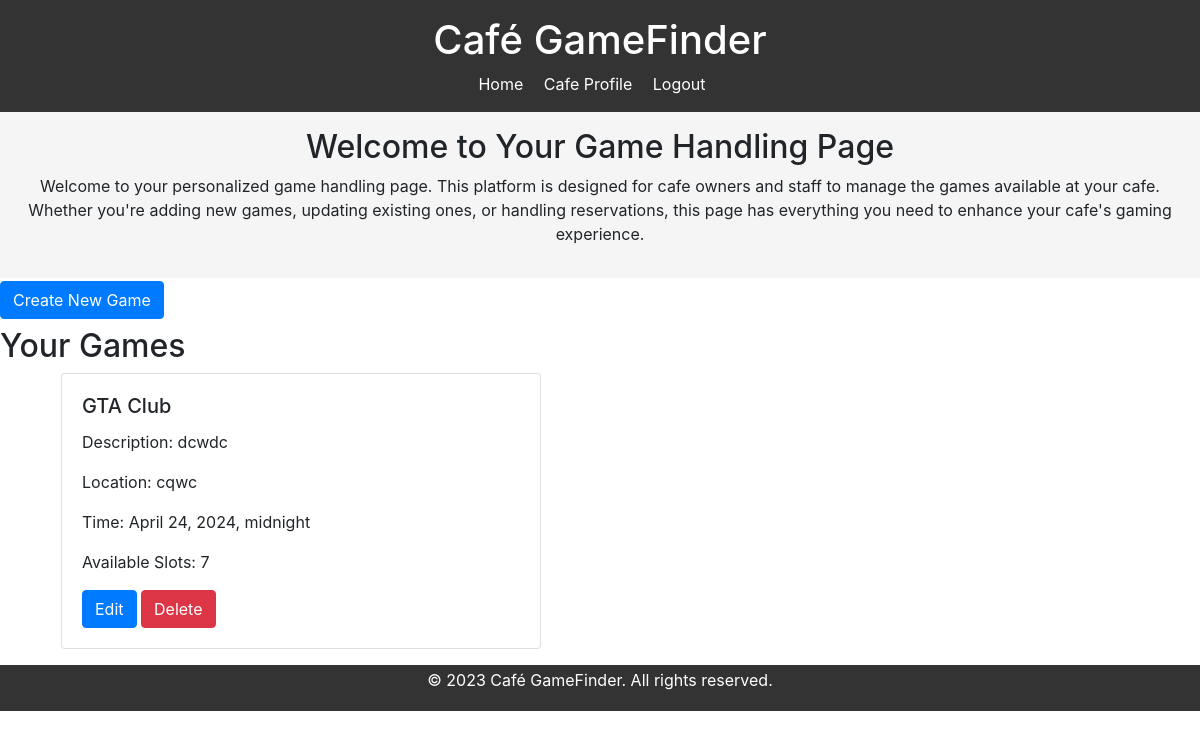
/ (signed in), run on an earlier commit of the app's database.
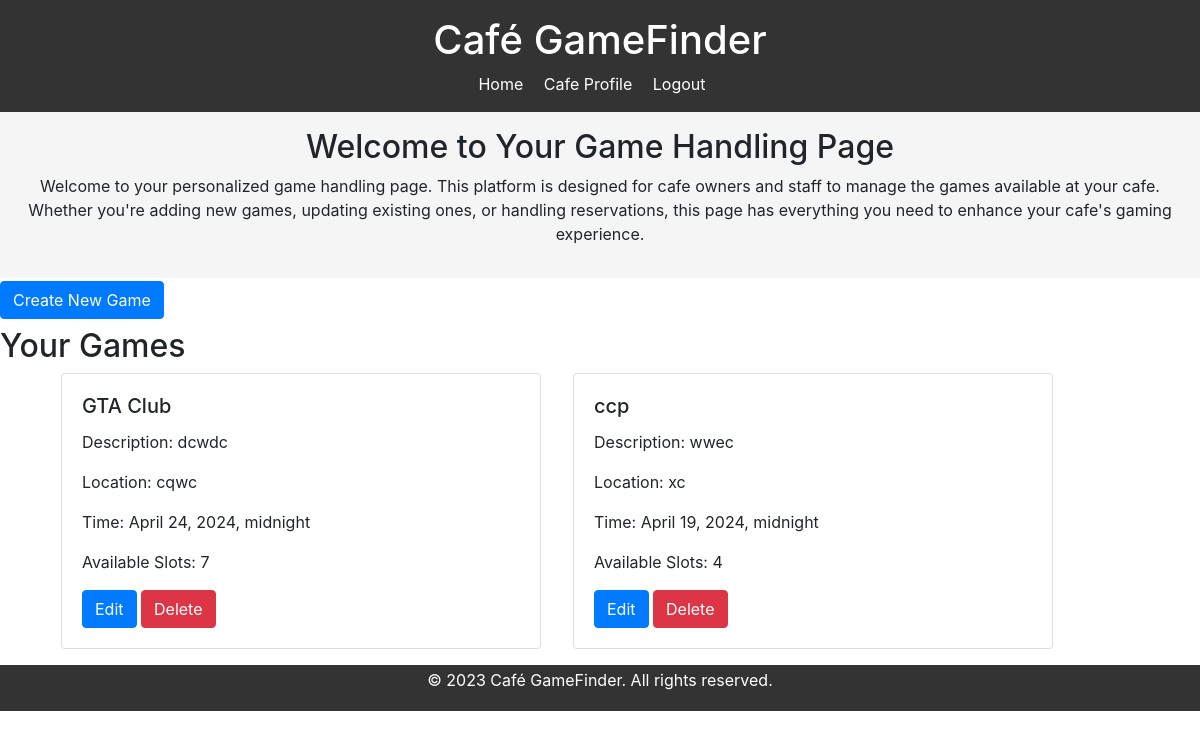
And on a later commit of the database.
### boardgame_app/models.py (models this page shows, shortened)
class Game(models.Model):
    cafe = models.ForeignKey('Cafe', on_delete=models.CASCADE)
    name = models.CharField(max_length=255)
    description = models.TextField()
    location = models.CharField(max_length=255)
    time = models.DateTimeField()
    available_slots = models.IntegerField(default=0)
    average_rating = models.DecimalField(default=0, max_digits=3, decimal_places=2)
    total_ratings = models.PositiveIntegerField(default=0)

### boardgame_app/views.py (the view)
# urls.py: path('', index, name='index'),
def index(request):
    if request.user.is_staff:
        games = Game.objects.filter(cafe=request.user.cafe)
        return render(request, 'cafe_owner.html', {'games': games})
    games = Game.objects.all()
    return render(request, 'index.html', {'games': games})

### boardgame_app/templates/cafe_owner.html (shortened to what this page needs)
{% load static %}
<!DOCTYPE html>
<html lang="en">
<head>
    <link rel="stylesheet" href="{% static 'styles.css' %}">
</head>
<body>
    <header>
        <h1>Café GameFinder</h1>
        <nav>
            <a href="{% url 'cafe_owner' %}">Home</a>
            {% if user.is_authenticated %}
                {% if user.cafe %}
                    <a href="{% url 'cafe_profile' %}">Cafe Profile</a>
                {% else %}
                    <a href="{% url 'profile' %}">Profile</a>
                    <a href="{% url 'reserve' %}">Reserve</a>
                {% endif %}
                <a href="{% url 'logout' %}" onclick="event.preventDefault(); document.getElementById('logout-form').submit();">Logout</a>
            {% else %}
                <a href="{% url 'login' %}">Login</a>
                <a href="{% url 'user_register' %}">Register</a>
            {% endif %}
        </nav>
    </header>
    <section id="home">
       <h2>Welcome to Your Game Handling Page</h2>
        <p>
            Welcome to your personalized game handling page. This platform is designed for cafe owners and staff to manage
            the games available at your cafe. Whether you're adding new games, updating existing ones, or handling reservations,
            this page has everything you need to enhance your cafe's gaming experience.
        </p>
    </section>
    <section id="games">
        <h2> <a href="{% url 'add_game' %}" class="btn btn-primary">Create New Game</a></h2>
        <h2>Your Games</h2>
<div class="container">
    <div class="d-flex flex-wrap">
        {% for game in games %}
            <div class="card mb-3 mx-3" style="width: 30rem;">
                <div class="card-body">
                    <h5 class="card-title">{{ game.name }}</h5>
                    <p class="card-text">Description: {{ game.description }}</p>
                    <p class="card-text">Location: {{ game.location }}</p>
                    <p class="card-text">Time: {{ game.time }}</p>
                    <p class="card-text">Available Slots: {{ game.available_slots }}</p>
                    <a href="{% url 'edit_game' game.id %}" class="btn btn-primary">Edit</a>
                    <a href="{% url 'delete_game' game.id %}" class="btn btn-danger">Delete</a>
                </div>
            </div>
        {% endfor %}
    </div>
</div>
    </section>
    <footer>
        <p>&copy; 2023 Café GameFinder. All rights reserved.</p>
    </footer>
</body>
<link rel="stylesheet" href="https://cdnjs.cloudflare.com/ajax/libs/twitter-bootstrap/4.6.0/css/bootstrap.min.css">
<link rel="stylesheet" href="https://cdnjs.cloudflare.com/ajax/libs/bootstrap-datepicker/1.9.0/css/bootstrap-datepicker.min.css">
</html>

### boardgame_app/static/styles.css (style rules this page uses)
body, h1, h2, p, nav, form { margin: 0; padding: 0; }
body { font-family: 'Arial', sans-serif; line-height: 1.6; display: flex; flex-direction: column; min-height: 100vh; }
header { background-color: #333; color: #fff; padding: 1rem; text-align: center; }
h1 { margin-bottom: 0.5rem; }
nav a { color: #fff; margin-right: 1rem; text-decoration: none; }
#home { background-color: #f5f5f5; padding: 1rem; text-align: center; }
footer { background-color: #333; color: #fff; padding: 0.2rem; text-align: center; position: relative; bottom: 0; width: 100%; z-index: 0; }

What changed in the data, as far as the page shows it:
added Game: name "ccp", description "wwec", location "xc", time "April 19, 2024, midnight", available_slots "4"
